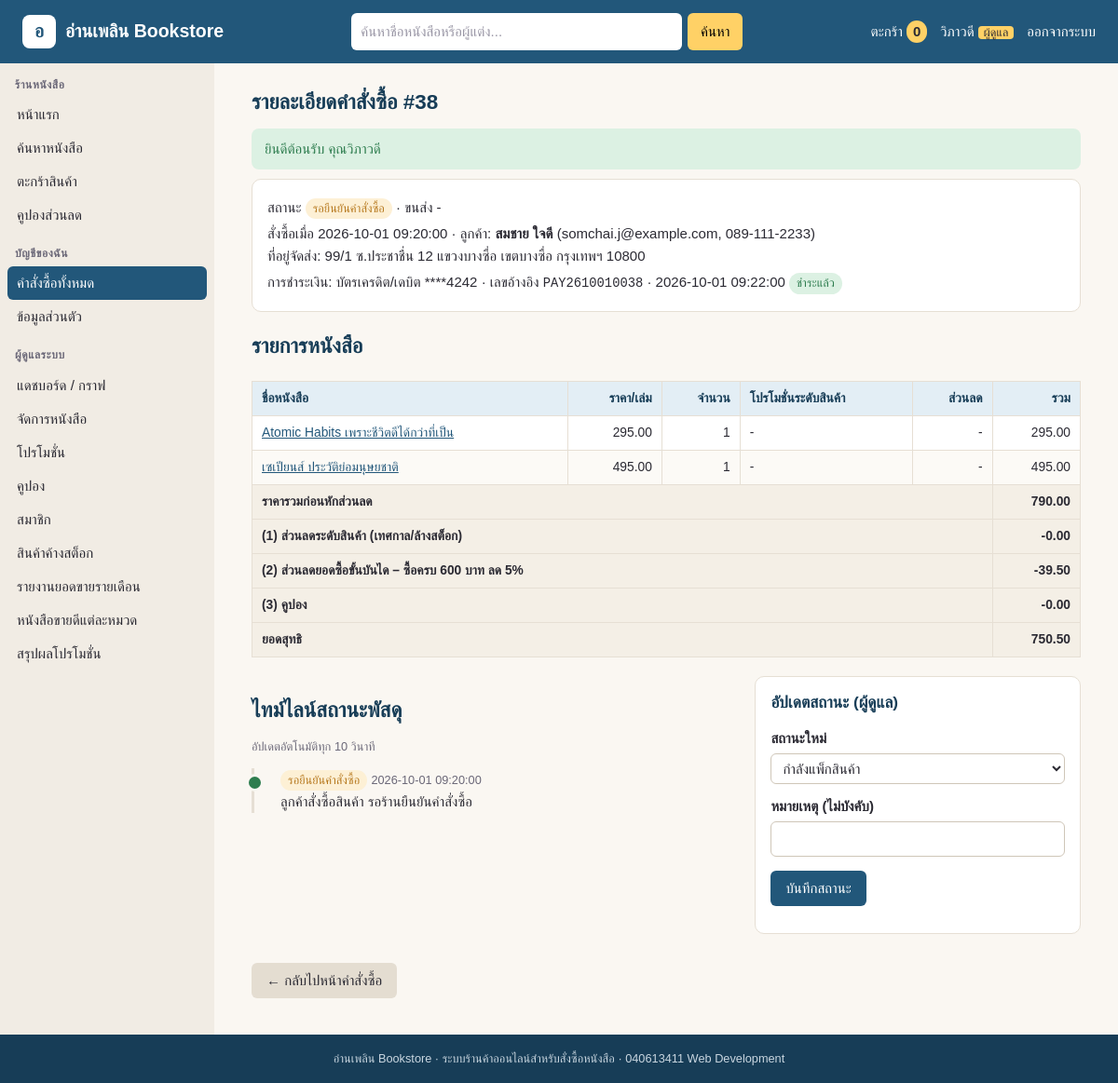
The app's page /bookshop/order-detail.php?order_id=38 (signed in) with its own data.
### tables this page shows
CREATE TABLE orders (
  order_id        INT AUTO_INCREMENT PRIMARY KEY,
  member_id       INT NOT NULL,
  order_date      DATETIME NOT NULL,
  ship_address    TEXT NOT NULL,
  subtotal        DECIMAL(10,2) NOT NULL COMMENT 'ราคารวมก่อนหักส่วนลด',
  item_discount   DECIMAL(10,2) NOT NULL DEFAULT 0 COMMENT 'ส่วนลดระดับสินค้า (เทศกาล/ล้างสต็อก)',
  promo_id        INT NULL COMMENT 'โปรฯ ยอดซื้อขั้นบันได (tier)',
  tier_discount   DECIMAL(10,2) NOT NULL DEFAULT 0,
  coupon_code     VARCHAR(20) NULL,
  coupon_discount DECIMAL(10,2) NOT NULL DEFAULT 0,
  net_total       DECIMAL(10,2) NOT NULL,
  status          ENUM('pending','packing','shipped','delivered','cancelled') NOT NULL DEFAULT 'pending',
  carrier         VARCHAR(50) NULL,
  tracking_no     VARCHAR(30) NULL,
  FOREIGN KEY (member_id)   REFERENCES member(member_id),
  FOREIGN KEY (promo_id)    REFERENCES promotion(promo_id),
  FOREIGN KEY (coupon_code) REFERENCES coupon(coupon_code) ON UPDATE CASCADE
);

CREATE TABLE member (
  member_id     INT AUTO_INCREMENT PRIMARY KEY,
  first_name    VARCHAR(50)  NOT NULL,
  last_name     VARCHAR(50)  NOT NULL,
  email         VARCHAR(100) NOT NULL UNIQUE,
  password_hash VARCHAR(255) NOT NULL,
  phone         VARCHAR(20)  NOT NULL,
  address       TEXT         NOT NULL,
  role          ENUM('customer','admin') NOT NULL DEFAULT 'customer',
  created_at    DATETIME     NOT NULL DEFAULT CURRENT_TIMESTAMP
);

CREATE TABLE payment (
  payment_id  INT AUTO_INCREMENT PRIMARY KEY,
  order_id    INT NOT NULL UNIQUE,
  method      ENUM('card','promptpay') NOT NULL,
  amount      DECIMAL(10,2) NOT NULL,
  status      ENUM('paid','refunded') NOT NULL DEFAULT 'paid',
  ref_no      VARCHAR(30) NOT NULL UNIQUE COMMENT 'เลขอ้างอิงจาก Payment Gateway',
  card_last4  CHAR(4) NULL COMMENT 'เลขบัตร 4 ตัวท้าย (ไม่เก็บเลขบัตรเต็ม)',
  paid_at     DATETIME NOT NULL,
  FOREIGN KEY (order_id) REFERENCES orders(order_id) ON DELETE CASCADE
);

CREATE TABLE order_item (
  order_id        INT NOT NULL,
  book_id         INT NOT NULL,
  quantity        INT NOT NULL,
  unit_price      DECIMAL(10,2) NOT NULL COMMENT 'ราคาต่อเล่ม ณ วันที่สั่ง',
  promo_id        INT NULL COMMENT 'โปรฯ ระดับสินค้าที่ได้รับ',
  discount_amount DECIMAL(10,2) NOT NULL DEFAULT 0,
  PRIMARY KEY (order_id, book_id),
  FOREIGN KEY (order_id) REFERENCES orders(order_id) ON DELETE CASCADE,
  FOREIGN KEY (book_id)  REFERENCES book(book_id),
  FOREIGN KEY (promo_id) REFERENCES promotion(promo_id)
);

CREATE TABLE book (
  book_id     INT AUTO_INCREMENT PRIMARY KEY,
  title       VARCHAR(200)  NOT NULL,
  author      VARCHAR(150)  NOT NULL,
  category_id INT           NOT NULL,
  price       DECIMAL(10,2) NOT NULL,
  stock       INT           NOT NULL DEFAULT 0,
  description TEXT,
  added_date  DATE          NOT NULL COMMENT 'วันที่นำเข้าระบบ ใช้คำนวณสินค้าค้างสต็อก',
  FOREIGN KEY (category_id) REFERENCES category(category_id)
);

CREATE TABLE promotion (
  promo_id          INT AUTO_INCREMENT PRIMARY KEY,
  promo_name        VARCHAR(150) NOT NULL,
  promo_type        ENUM('tier','seasonal','clearance') NOT NULL,
  discount_percent  DECIMAL(5,2) NOT NULL,
  min_spend         DECIMAL(10,2) NULL,
  category_id       INT NULL,
  min_days_in_stock INT NULL,
  max_stock         INT NULL,
  start_date        DATE NOT NULL,
  end_date          DATE NOT NULL,
  is_active         TINYINT(1) NOT NULL DEFAULT 1,
  FOREIGN KEY (category_id) REFERENCES category(category_id)
);

CREATE TABLE order_status_log (
  log_id     INT AUTO_INCREMENT PRIMARY KEY,
  order_id   INT NOT NULL,
  status     ENUM('pending','packing','shipped','delivered','cancelled') NOT NULL,
  note       VARCHAR(255),
  changed_at DATETIME NOT NULL,
  changed_by INT NULL COMMENT 'admin ที่อัปเดต (NULL = ระบบ/ลูกค้า)',
  FOREIGN KEY (order_id)   REFERENCES orders(order_id) ON DELETE CASCADE,
  FOREIGN KEY (changed_by) REFERENCES member(member_id)
);

### bookshop/functions.php (called while the page is built, shortened)
<?php
$status_th = [
    "pending"   => "รอยืนยันคำสั่งซื้อ",
    "packing"   => "กำลังแพ็กสินค้า",
    "shipped"   => "จัดส่งแล้ว",
    "delivered" => "ได้รับสินค้าแล้ว",
    "cancelled" => "ยกเลิก",
];
$method_th = ["card" => "บัตรเครดิต/เดบิต", "promptpay" => "พร้อมเพย์ (QR)"];
$next_status = [
    "pending" => ["packing", "cancelled"],
    "packing" => ["shipped", "cancelled"],
    "shipped" => ["delivered"],
];
function is_admin() {
    return isset($_SESSION["role"]) && $_SESSION["role"] == "admin";
}
?>

### bookshop/order-detail.php (the view, shortened to what this page needs)
<?php include "connect.php"; ?>
<?php
$order_id = (int)($_GET["order_id"] ?? 0);
include "header.php";
$stmt = $pdo->prepare("SELECT o.*, CONCAT(m.first_name, ' ', m.last_name) AS customer, m.email, m.phone,
                              p.promo_name AS tier_name,
                              pay.method, pay.status AS pay_status, pay.ref_no, pay.card_last4, pay.paid_at
                       FROM orders o
                       JOIN member m ON m.member_id = o.member_id
                       LEFT JOIN promotion p ON p.promo_id = o.promo_id
                       LEFT JOIN payment pay ON pay.order_id = o.order_id
                       WHERE o.order_id = ? AND (o.member_id = ? OR ? = 1)");
$is_admin = is_admin() ? 1 : 0;
$stmt->bindParam(1, $order_id);
$stmt->bindParam(2, $_SESSION["member_id"]);
$stmt->bindParam(3, $is_admin);
$stmt->execute();
$order = $stmt->fetch();
$items = $pdo->prepare("SELECT b.book_id, b.title, oi.quantity, oi.unit_price, oi.discount_amount,
                               oi.quantity * oi.unit_price - oi.discount_amount AS line_total,
                               p.promo_name
                        FROM order_item oi
                        JOIN book b ON b.book_id = oi.book_id
                        LEFT JOIN promotion p ON p.promo_id = oi.promo_id
                        WHERE oi.order_id = ?
                        ORDER BY b.book_id");
$items->bindParam(1, $order_id);
$items->execute();
$logs = $pdo->prepare("SELECT l.status, l.note, l.changed_at,
                              CONCAT(m.first_name, ' ', m.last_name) AS admin_name
                       FROM order_status_log l
                       LEFT JOIN member m ON m.member_id = l.changed_by
                       WHERE l.order_id = ?
                       ORDER BY l.changed_at, l.log_id");
$logs->bindParam(1, $order_id);
$logs->execute();
$log_rows = $logs->fetchAll();
?>
<section class="order-head panel">
  <p>
    สถานะ <span id="order-status" class="badge <?=$order["status"]?>"><?=$status_th[$order["status"]]?></span>
    &middot; ขนส่ง <span id="tracking"><?=$order["tracking_no"] ? htmlspecialchars($order["carrier"]) . " เลขพัสดุ <code>" . htmlspecialchars($order["tracking_no"]) . "</code>" : "-"?></span>
  </p>
  <p>
    สั่งซื้อเมื่อ <?=$order["order_date"]?>
<?php if (is_admin()) : ?>
    &middot; ลูกค้า: <b><?=htmlspecialchars($order["customer"])?></b> (<?=htmlspecialchars($order["email"])?>, <?=htmlspecialchars($order["phone"])?>)
<?php endif; ?>
    <br>ที่อยู่จัดส่ง: <?=htmlspecialchars($order["ship_address"])?>
  </p>
<?php if ($order["ref_no"]) : ?>
  <p>
    การชำระเงิน: <?=$method_th[$order["method"]]?><?=$order["card_last4"] ? " ****" . $order["card_last4"] : ""?>
    &middot; เลขอ้างอิง <code><?=$order["ref_no"]?></code> &middot; <?=$order["paid_at"]?>
    <span class="badge <?=$order["pay_status"] == "paid" ? "ok" : "off"?>"><?=$order["pay_status"] == "paid" ? "ชำระแล้ว" : "คืนเงินแล้ว"?></span>
  </p>
<?php endif; ?>
</section>
<h2>รายการหนังสือ</h2>
<div class="table-wrap">
<table class="data">
  <thead>
    <tr><th>ชื่อหนังสือ</th><th class="num">ราคา/เล่ม</th><th class="num">จำนวน</th><th>โปรโมชั่นระดับสินค้า</th><th class="num">ส่วนลด</th><th class="num">รวม</th></tr>
  </thead>
  <tbody>
<?php while ($row = $items->fetch()) : ?>
    <tr>
      <td><a href="book.php?book_id=<?=$row["book_id"]?>"><?=htmlspecialchars($row["title"])?></a></td>
      <td class="num"><?=number_format($row["unit_price"], 2)?></td>
      <td class="num"><?=$row["quantity"]?></td>
      <td><?=$row["promo_name"] ? htmlspecialchars($row["promo_name"]) : "-"?></td>
      <td class="num"><?=$row["discount_amount"] > 0 ? "-" . number_format($row["discount_amount"], 2) : "-"?></td>
      <td class="num"><?=number_format($row["line_total"], 2)?></td>
    </tr>
<?php endwhile; ?>
  </tbody>
  <tfoot>
    <tr><td colspan="5">ราคารวมก่อนหักส่วนลด</td><td class="num"><?=number_format($order["subtotal"], 2)?></td></tr>
    <tr><td colspan="5">(1) ส่วนลดระดับสินค้า (เทศกาล/ล้างสต็อก)</td><td class="num">-<?=number_format($order["item_discount"], 2)?></td></tr>
    <tr><td colspan="5">(2) ส่วนลดยอดซื้อขั้นบันได <?=$order["tier_name"] ? "&ndash; " . htmlspecialchars($order["tier_name"]) : ""?></td><td class="num">-<?=number_format($order["tier_discount"], 2)?></td></tr>
    <tr><td colspan="5">(3) คูปอง <?=$order["coupon_code"] ? "&ndash; " . htmlspecialchars($order["coupon_code"]) : ""?></td><td class="num">-<?=number_format($order["coupon_discount"], 2)?></td></tr>
    <tr><td colspan="5">ยอดสุทธิ</td><td class="num"><?=number_format($order["net_total"], 2)?></td></tr>
  </tfoot>
</table>
</div>
<div class="detail-bottom">
  <section>
    <h2>ไทม์ไลน์สถานะพัสดุ</h2>
    <p id="live" class="hint"><?=in_array($order["status"], ["delivered", "cancelled"]) ? "" : "อัปเดตอัตโนมัติทุก 10 วินาที"?></p>
    <ol class="timeline" id="timeline">
<?php foreach ($log_rows as $row) : ?>
      <li>
        <span class="badge <?=$row["status"]?>"><?=$status_th[$row["status"]]?></span>
        <time><?=$row["changed_at"]?></time><br>
        <?=htmlspecialchars($row["note"])?>
      </li>
<?php endforeach; ?>
    </ol>
  </section>
<?php if (is_admin() && !in_array($order["status"], ["delivered", "cancelled"])) : ?>
  <aside class="panel">
    <h2>อัปเดตสถานะ (ผู้ดูแล)</h2>
    <form class="edit" action="order-update.php" method="post">
      <label for="new_status">สถานะใหม่</label>
      <select id="new_status" name="status" onchange="toggleShipFields()" required>
<?php   foreach ($next_status[$order["status"]] as $s) : ?>
        <option value="<?=$s?>"><?=$status_th[$s]?></option>
<?php   endforeach; ?>
      </select>
      <label for="note">หมายเหตุ (ไม่บังคับ)</label>
      <input type="text" id="note" name="note" maxlength="200">
      <p><input type="submit" value="บันทึกสถานะ"></p>
    </form>
  </aside>
<?php endif; ?>
</div>
<p><a class="btn secondary" href="orders.php">&larr; กลับไปหน้าคำสั่งซื้อ</a></p>
<?php include "footer.php"; ?>

### bookshop/style.css (style rules this page uses)
:root { --ink: #2b2a33; --muted: #6b6878; --paper: #faf7f2; --card: #ffffff; --line: #e6dfd4; --brand: #22577a; --brand-dark: #173d57; --brand-soft: #e3eef5; --sale: #c8553d; --good: #2e7d4f; --warn: #b7791f; }
* { box-sizing: border-box; }
html { background: var(--brand-dark); }
body { margin: 0; font-family: "Sarabun", "Leelawadee UI", Tahoma, sans-serif; font-size: 15px; line-height: 1.6; color: var(--ink); background: var(--paper); display: flex; flex-flow: column; min-height: 100vh; }
a { color: var(--brand); }
code { font-family: Consolas, "Cascadia Mono", monospace; font-size: 0.92em; }
h2 { color: var(--brand-dark); }
.hint { font-size: 0.85em; color: var(--muted); }
h2 + p.hint { margin-top: -8px; }
.panel { padding: 14px 16px; margin-bottom: 16px; background: var(--card); border: 1px solid var(--line); border-radius: 10px; }
.panel > h2 { margin: 0 0 10px; font-size: 1.15em; }
.table-wrap { overflow-x: auto; margin: 12px 0 20px; }
table.data { width: 100%; border-collapse: collapse; background: var(--card); font-size: 0.92em; }
table.data th, table.data td { padding: 7px 10px; border: 1px solid var(--line); vertical-align: top; }
table.data th { background: var(--brand-soft); color: var(--brand-dark); text-align: left; white-space: nowrap; }
table.data tbody tr:nth-child(even) { background: #fcfaf6; }
table.data td.num, table.data th.num { text-align: right; white-space: nowrap; }
table.data tfoot td { font-weight: bold; background: #f4efe6; }
form.filter input:not([type="submit"]):not([type="checkbox"]), form.filter select, form.edit input:not([type="submit"]):not([type="checkbox"]):not([type="file"]), form.edit select, form.edit textarea, .inline-form input[type="text"], .inline-form input[type="number"], .checkout textarea { padding: 6px 8px; border: 1px solid #cfc6b8; border-radius: 6px; font: inherit; color: var(--ink); background: #fff; }
.btn, button.btn, input[type="submit"] { display: inline-block; padding: 7px 16px; border: 0; border-radius: 6px; background: var(--brand); color: #fff; font: inherit; text-decoration: none; cursor: pointer; }
.btn.secondary { background: #e4ddd1; color: var(--ink); }
form.edit { max-width: 560px; }
form.edit label { display: block; margin: 12px 0 4px; font-weight: bold; }
form.edit input[type="text"], form.edit input[type="email"], form.edit input[type="password"], form.edit input[type="tel"], form.edit input[type="number"], form.edit input[type="date"], form.edit select, form.edit textarea { width: 100%; }
.badge { display: inline-block; padding: 1px 8px; border-radius: 999px; font-size: 0.85em; white-space: nowrap; background: #eee; }
.badge.ok { background: #dcf1e3; color: var(--good); }
.badge.pending { background: #fdf0d5; color: var(--warn); }
.cart-bottom, .checkout, .detail-bottom, .auth-layout { display: grid; grid-template-columns: 1fr; gap: 16px; }
.order-head p { margin: 4px 0; }
ol.timeline { list-style: none; margin: 10px 0 20px; padding: 0 0 0 18px; border-left: 3px solid var(--line); }
ol.timeline > li { position: relative; margin: 0 0 14px; padding-left: 10px; }
ol.timeline > li::before { content: ""; position: absolute; left: -27px; top: 6px; width: 13px; height: 13px; border-radius: 50%; background: var(--brand); border: 3px solid var(--paper); }
ol.timeline > li:last-child::before { background: var(--good); }
ol.timeline time { font-size: 0.85em; color: var(--muted); }
@media only screen and (min-width: 768px) { .detail-bottom { grid-template-columns: 3fr 2fr; align-items: start; } }

### records on screen
orders: status "รอยืนยันคำสั่งซื้อ", order_date "2026-10-01 09:20:00", member.email "somchai.j@example.com", member.phone "089-111-2233", ship_address "99/1 ซ.ประชาชื่น 12 แขวงบางซื่อ เขตบางซื่อ กรุงเทพฯ 10800", payment.method "บัตรเครดิต/เดบิต", payment.card_last4 "4242", payment.ref_no "PAY2610010038", payment.paid_at "2026-10-01 09:22:00", subtotal "790.00", item_discount "0.00", promo.promo_name "ซื้อครบ 600 บาท ลด 5%", tier_discount "39.50", coupon_discount "0.00", net_total "750.50", status "กำลังแพ็กสินค้า"
order_item: book.title "Atomic Habits เพราะชีวิตดีได้กว่าที่เป็น", unit_price "295.00", quantity "1", line_total "295.00"
order_item: book.title "เซเปียนส์ ประวัติย่อมนุษยชาติ", unit_price "495.00", quantity "1", line_total "495.00"
order_status_log: status "รอยืนยันคำสั่งซื้อ", changed_at "2026-10-01 09:20:00", note "ลูกค้าสั่งซื้อสินค้า รอร้านยืนยันคำสั่งซื้อ"

### other values on screen
$shop_name "อ่านเพลิน Bookstore"
cart_count($pdo) "0"
$_SESSION["first_name"] "วิภาวดี"
$group "ร้านหนังสือ"
$label "หน้าแรก"
$label "ค้นหาหนังสือ"
$label "ตะกร้าสินค้า"
$label "คูปองส่วนลด"
$group "บัญชีของฉัน"
$label "คำสั่งซื้อทั้งหมด"
$label "ข้อมูลส่วนตัว"
$group "ผู้ดูแลระบบ"
$label "แดชบอร์ด / กราฟ"
$label "จัดการหนังสือ"
$label "โปรโมชั่น"
